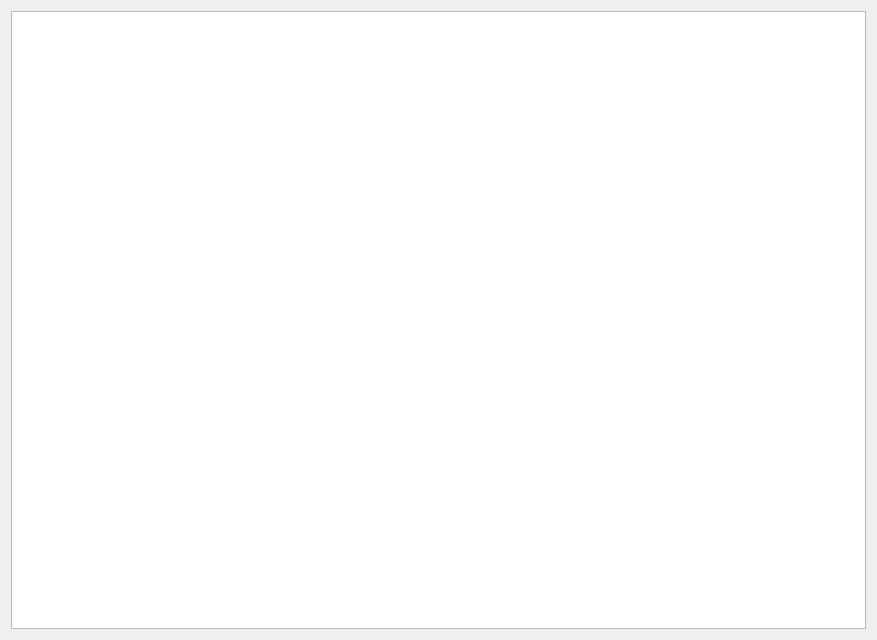
<?xml version="1.0" encoding="UTF-8"?>
<ui version="4.0">
 <class>OnlineUser</class>
 <widget class="QWidget" name="OnlineUser">
  <property name="geometry">
   <rect>
    <x>0</x>
    <y>0</y>
    <width>877</width>
    <height>640</height>
   </rect>
  </property>
  <property name="windowTitle">
   <string>Form</string>
  </property>
  <layout class="QVBoxLayout" name="verticalLayout">
   <item>
    <widget class="QListWidget" name="onlineUser_LW"/>
   </item>
  </layout>
 </widget>
 <resources/>
 <connections/>
</ui>
